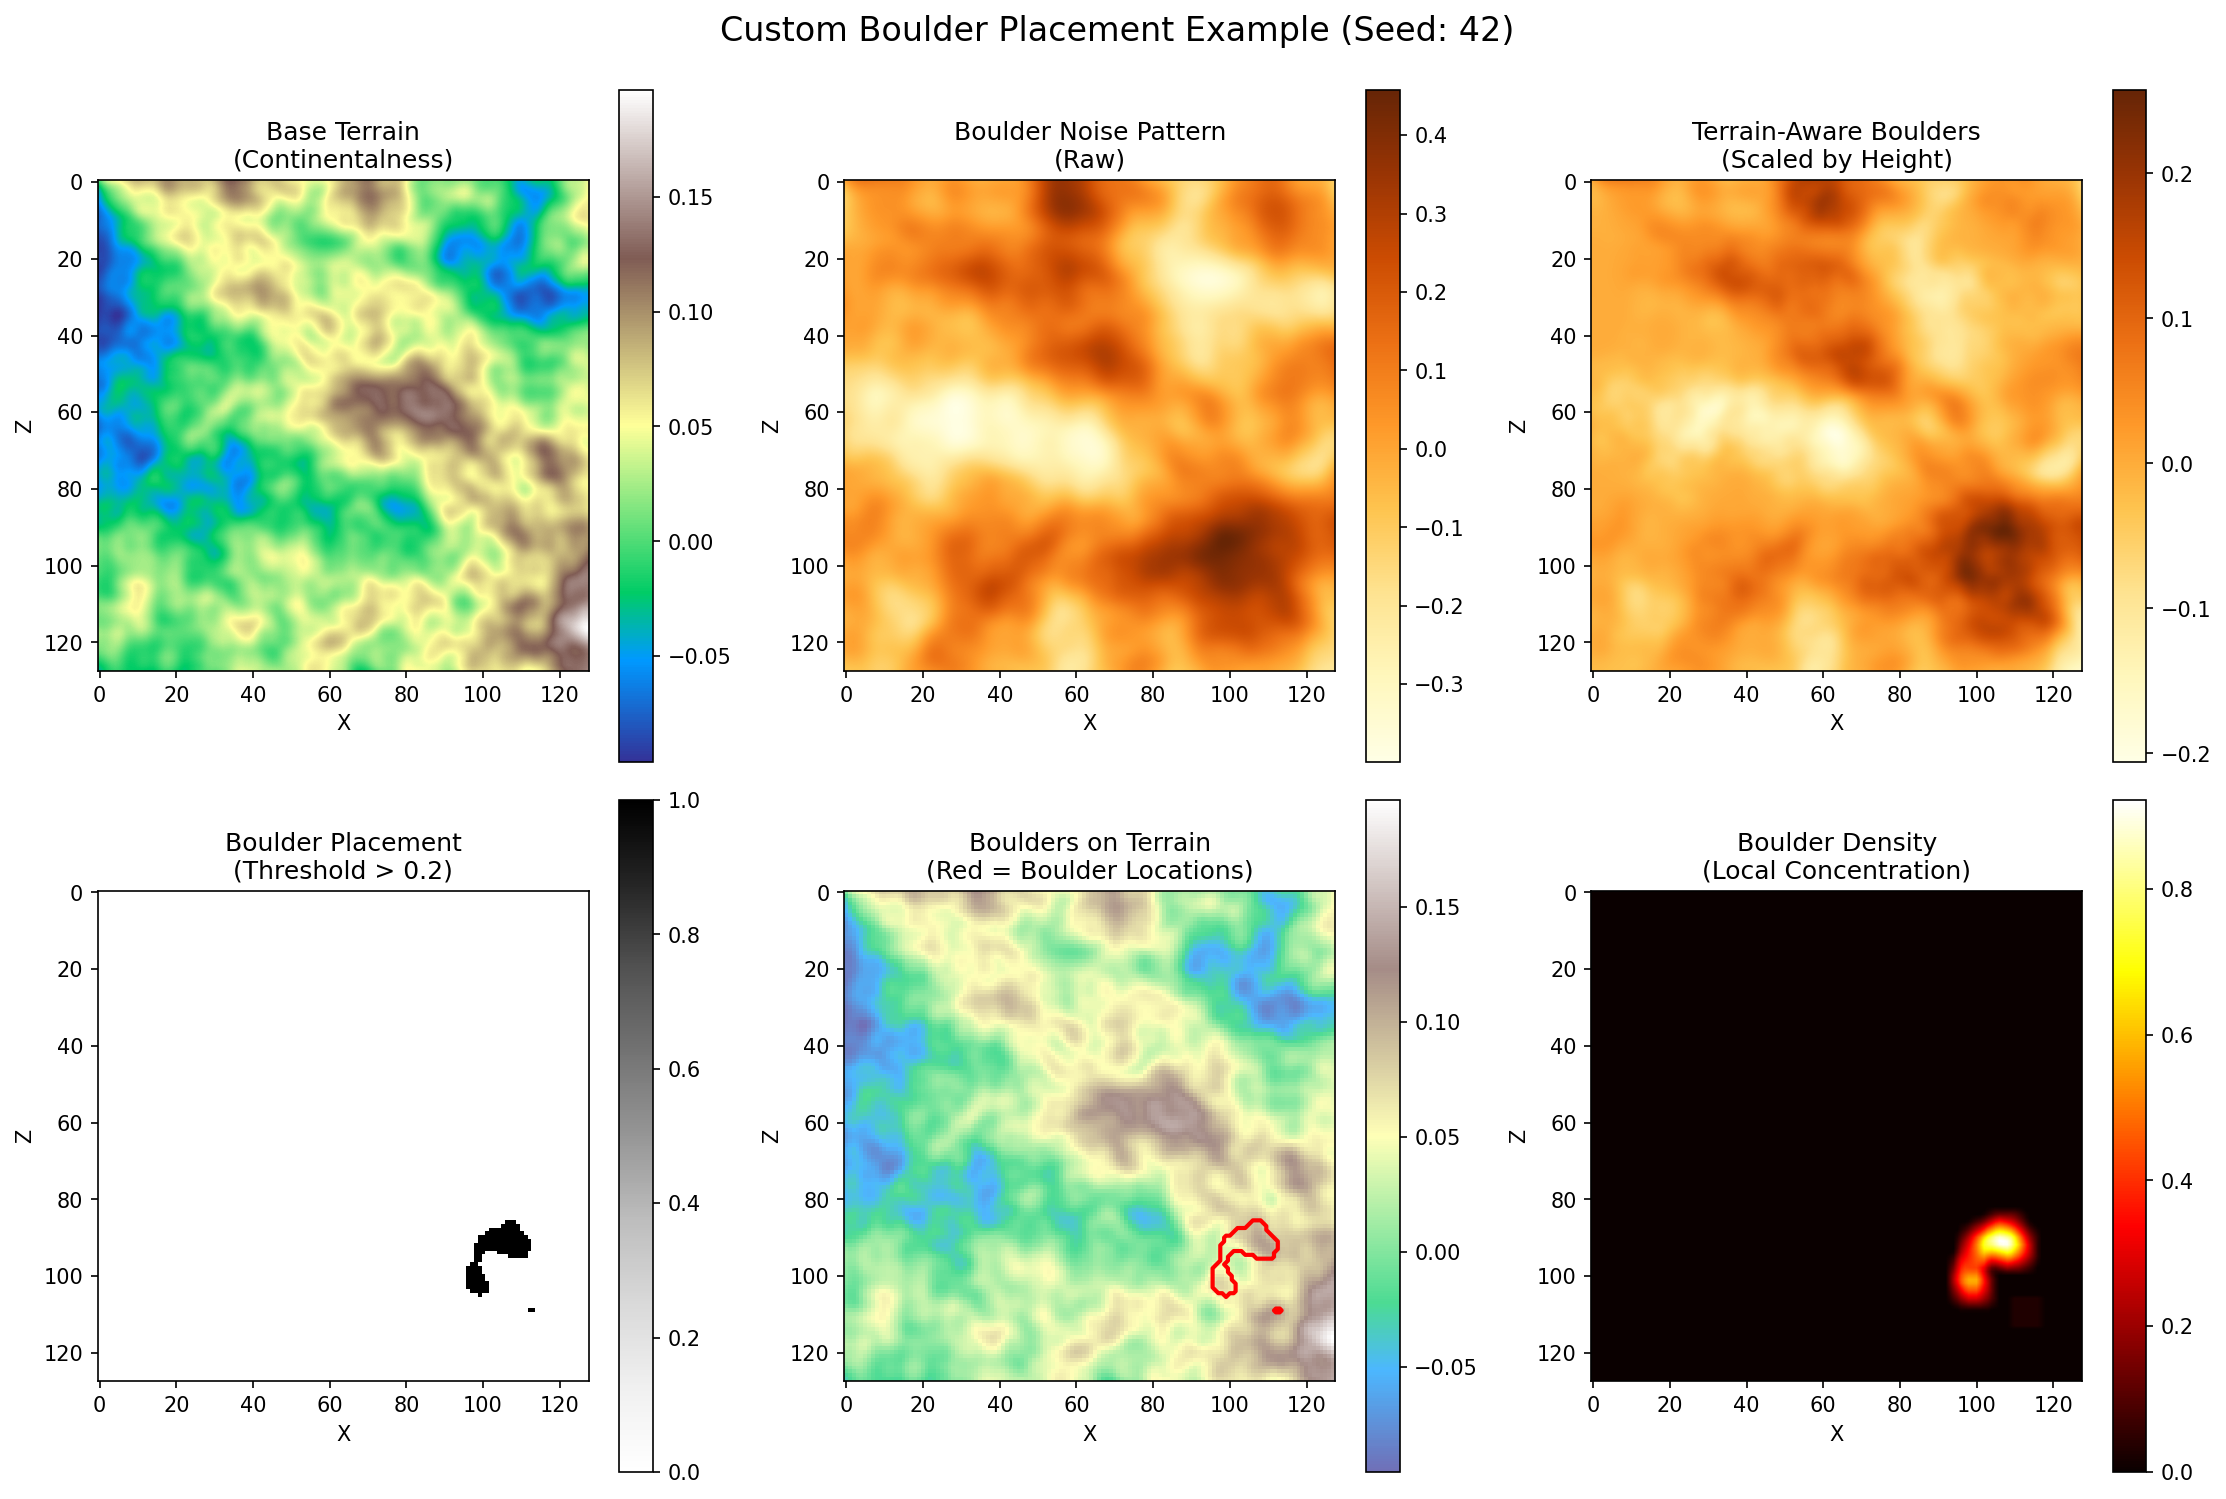

This chart was generated by the following Python code:
#!/usr/bin/env python3
"""
Example: Custom Noise Pattern for Boulder Placement

This example shows how to create and visualize a custom noise pattern
that could be used for terrain-aware boulder placement in Minecraft.
"""

from visualize_noise import MinecraftNoiseVisualizer
import matplotlib.pyplot as plt
import numpy as np


def main():
    # Create visualizer with a specific seed for reproducibility
    seed = 42
    visualizer = MinecraftNoiseVisualizer(seed=seed, size=128)
    
    print(f"Creating custom boulder placement visualization (seed: {seed})...")
    
    # 1. Generate base terrain (like Minecraft's continentalness)
    print("  Generating base terrain...")
    base_terrain = visualizer.generate_continentalness()
    
    # 2. Generate custom boulder noise pattern
    # Smaller scale = boulders appear in clusters
    # Fewer octaves = smoother distribution
    print("  Generating boulder distribution pattern...")
    boulder_pattern = visualizer.generate_perlin_noise(
        octaves=3,
        scale=40.0,
        persistence=0.4,
        lacunarity=2.0
    )
    
    # 3. Create terrain-scaled boulder placement
    # This makes boulders more likely in mountainous areas
    print("  Scaling boulders based on terrain height...")
    # Normalize base terrain to 0-1 range
    terrain_normalized = (base_terrain - base_terrain.min()) / (base_terrain.max() - base_terrain.min())
    
    # Multiply boulder pattern by terrain height (more boulders in mountains)
    terrain_aware_boulders = boulder_pattern * terrain_normalized
    
    # 4. Create threshold visualization (simulates noise_threshold_count)
    # In Minecraft, you might use: "above_threshold": 0.3
    threshold = 0.2
    boulder_placement_mask = (terrain_aware_boulders > threshold).astype(float)
    
    # 5. Visualize the results
    print("  Creating comparison visualization...")
    
    fig, axes = plt.subplots(2, 3, figsize=(15, 10))
    
    # Plot 1: Base Terrain
    im1 = axes[0, 0].imshow(base_terrain, cmap='terrain', interpolation='bilinear')
    axes[0, 0].set_title('Base Terrain\n(Continentalness)')
    axes[0, 0].set_xlabel('X')
    axes[0, 0].set_ylabel('Z')
    plt.colorbar(im1, ax=axes[0, 0])
    
    # Plot 2: Raw Boulder Noise
    im2 = axes[0, 1].imshow(boulder_pattern, cmap='YlOrBr', interpolation='bilinear')
    axes[0, 1].set_title('Boulder Noise Pattern\n(Raw)')
    axes[0, 1].set_xlabel('X')
    axes[0, 1].set_ylabel('Z')
    plt.colorbar(im2, ax=axes[0, 1])
    
    # Plot 3: Terrain-Aware Boulder Noise
    im3 = axes[0, 2].imshow(terrain_aware_boulders, cmap='YlOrBr', interpolation='bilinear')
    axes[0, 2].set_title('Terrain-Aware Boulders\n(Scaled by Height)')
    axes[0, 2].set_xlabel('X')
    axes[0, 2].set_ylabel('Z')
    plt.colorbar(im3, ax=axes[0, 2])
    
    # Plot 4: Boulder Placement Mask (Above Threshold)
    im4 = axes[1, 0].imshow(boulder_placement_mask, cmap='Greys', interpolation='nearest')
    axes[1, 0].set_title(f'Boulder Placement\n(Threshold > {threshold})')
    axes[1, 0].set_xlabel('X')
    axes[1, 0].set_ylabel('Z')
    plt.colorbar(im4, ax=axes[1, 0])
    
    # Plot 5: Overlay on Terrain
    # Show terrain with boulder locations
    overlay = axes[1, 1].imshow(base_terrain, cmap='terrain', alpha=0.7)
    axes[1, 1].contour(boulder_placement_mask, levels=[0.5], colors='red', linewidths=2)
    axes[1, 1].set_title('Boulders on Terrain\n(Red = Boulder Locations)')
    axes[1, 1].set_xlabel('X')
    axes[1, 1].set_ylabel('Z')
    plt.colorbar(overlay, ax=axes[1, 1])
    
    # Plot 6: Density Heatmap
    # Count boulders in regions
    kernel_size = 8
    from scipy.ndimage import uniform_filter
    boulder_density = uniform_filter(boulder_placement_mask, size=kernel_size)
    im6 = axes[1, 2].imshow(boulder_density, cmap='hot', interpolation='bilinear')
    axes[1, 2].set_title('Boulder Density\n(Local Concentration)')
    axes[1, 2].set_xlabel('X')
    axes[1, 2].set_ylabel('Z')
    plt.colorbar(im6, ax=axes[1, 2])
    
    fig.suptitle(f'Custom Boulder Placement Example (Seed: {seed})', 
                 fontsize=16, y=0.995)
    plt.tight_layout()
    
    # Save the result
    output_file = 'example_boulder_placement.png'
    plt.savefig(output_file, dpi=150, bbox_inches='tight')
    print(f"\n✓ Visualization saved to: {output_file}")
    
    # Print statistics
    total_blocks = boulder_placement_mask.size
    boulder_blocks = np.sum(boulder_placement_mask)
    percentage = (boulder_blocks / total_blocks) * 100
    
    print(f"\nStatistics:")
    print(f"  Total area: {total_blocks} blocks")
    print(f"  Boulder locations: {int(boulder_blocks)} blocks")
    print(f"  Coverage: {percentage:.2f}%")
    print(f"  Avg terrain height: {base_terrain.mean():.3f}")
    print(f"  Max boulder density: {boulder_density.max():.3f}")
    
    print("\nThis pattern could be implemented in Minecraft using:")
    print("  - Java Edition: noise_threshold_count with continentalness")
    print("  - Bedrock Edition: scatter_feature with q.noise() and q.heightmap()")


if __name__ == '__main__':
    try:
        from scipy.ndimage import uniform_filter
    except ImportError:
        print("Installing scipy for density calculation...")
        import subprocess
        subprocess.check_call(['pip', 'install', '-q', 'scipy'])
        from scipy.ndimage import uniform_filter
    
    main()
